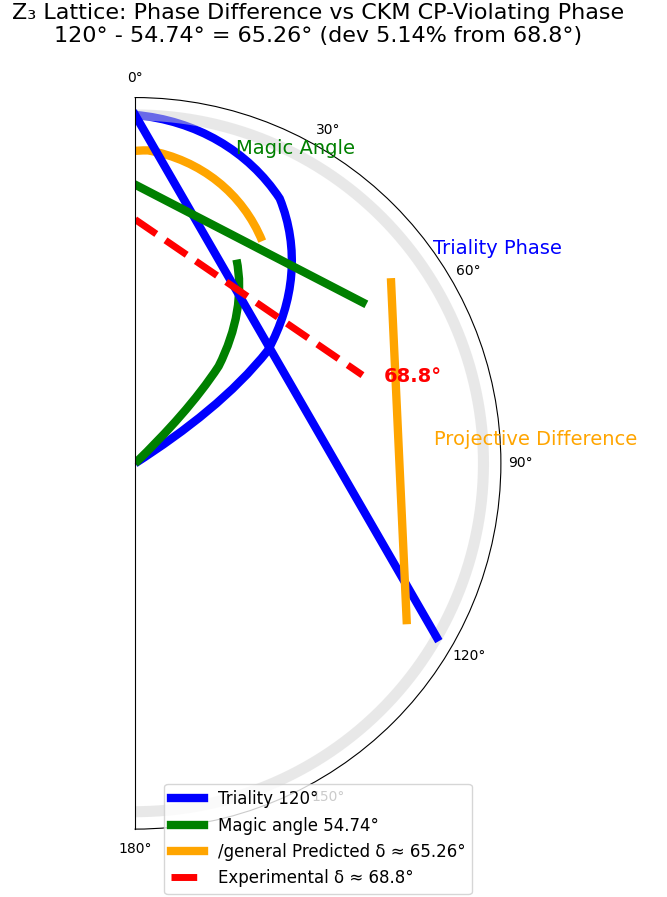

This chart was generated by the following Python code:
import numpy as np
import matplotlib.pyplot as plt
from matplotlib.patches import Arc

# Experimental and lattice-derived phases
exp_deg = 68.8          # CKM CP phase
triality_deg = 120.0    # Triality phase
magic_deg = np.degrees(np.arccos(1/np.sqrt(3)))  # ≈54.74°
pred_deg = triality_deg - magic_deg              # ≈65.26°
dev_pct = abs(pred_deg - exp_deg) / exp_deg * 100

print(f"Magic angle: {magic_deg:.2f}°")
print(f"Predicted phase: {pred_deg:.2f}°")
print(f"Deviation from experimental {exp_deg}°: {dev_pct:.2f}%")

# =============== 可视化：角度对比圆盘图 ===============
fig, ax = plt.subplots(figsize=(10, 10), subplot_kw=dict(polar=True))
fig.patch.set_facecolor('white')

# 设置角度范围（0-180°）
ax.set_theta_offset(np.pi/2)      # 上方为0°
ax.set_theta_direction(-1)        # 顺时针
ax.set_thetalim(0, np.pi)         # 修复：使用 set_thetalim 而非 set_tlim
ax.set_rticks([])                 # 不显示半径刻度
ax.grid(False)

# 背景圆环
theta = np.linspace(0, np.pi, 360)
ax.plot(theta, np.ones_like(theta), color='lightgray', linewidth=8, alpha=0.5)

# Triality 120° 弧线（蓝色）
ax.plot(np.radians([0, triality_deg]), [1, 1], color='blue', linewidth=6, label='Triality 120°')
arc_tri = Arc((0,0), 2, 2, angle=0, theta1=0, theta2=triality_deg, color='blue', linewidth=6)
ax.add_patch(arc_tri)

# Magic angle 54.74° 弧线（绿色，从0°开始）
ax.plot(np.radians([0, magic_deg]), [0.8, 0.8], color='green', linewidth=6, label=f'Magic angle {magic_deg:.2f}°')
arc_magic = Arc((0,0), 1.6, 1.6, angle=0, theta1=0, theta2=magic_deg, color='green', linewidth=6)
ax.add_patch(arc_magic)

# 预测相位差 65.26°（橙色，从magic开始）
start_pred = magic_deg
end_pred = triality_deg
ax.plot(np.radians([start_pred, end_pred]), [0.9, 0.9], color='orange', linewidth=6, label=f'/general Predicted δ ≈ {pred_deg:.2f}°')
arc_pred = Arc((0,0), 1.8, 1.8, angle=0, theta1=start_pred, theta2=end_pred, color='orange', linewidth=6)
ax.add_patch(arc_pred)

# 实验值 68.8°（红色虚线）
ax.plot(np.radians([0, exp_deg]), [0.7, 0.7], color='red', linestyle='--', linewidth=5, label=f'Experimental δ ≈ {exp_deg}°')
ax.text(np.radians(exp_deg + 3), 0.75, f'{exp_deg}°', color='red', fontsize=14, fontweight='bold')

# 标注
ax.text(np.radians(triality_deg/2), 1.2, 'Triality Phase', color='blue', fontsize=14, ha='center')
ax.text(np.radians(magic_deg/2), 1.0, 'Magic Angle', color='green', fontsize=14, ha='center')
ax.text(np.radians((start_pred + end_pred)/2), 1.15, 'Projective Difference', color='orange', fontsize=14, ha='center')

ax.set_title('Z₃ Lattice: Phase Difference vs CKM CP-Violating Phase\n'
             f'120° - {magic_deg:.2f}° = {pred_deg:.2f}° (dev {dev_pct:.2f}% from 68.8°)', 
             fontsize=16, pad=40)

ax.legend(loc='lower center', bbox_to_anchor=(0.5, -0.1), fontsize=12)

plt.tight_layout()
plt.show()
